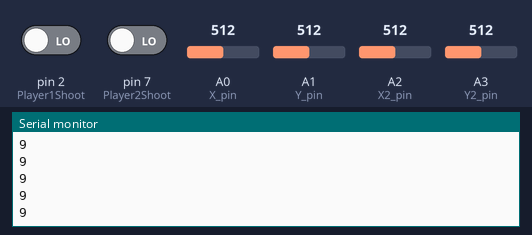
The sketch below on a simulated Arduino Uno, built with avr-gcc and run on an emulated ATmega328P. Parts: the last lines printed to the serial monitor. Inputs (shaded band) come from the test bench; at power-on: A0 (X_pin) = 512, A1 (Y_pin) = 512, A2 (X2_pin) = 512, A3 (Y2_pin) = 512, pin 2 (Player1Shoot) LOW, pin 7 (Player2Shoot) LOW.

Above: at 1.2 s.
1.3 s: A0 (X_pin) set to 610
At 2.3 s:
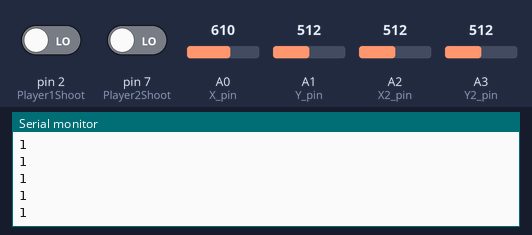
2.8 s: A1 (Y_pin) set to 610
At 3.5 s:
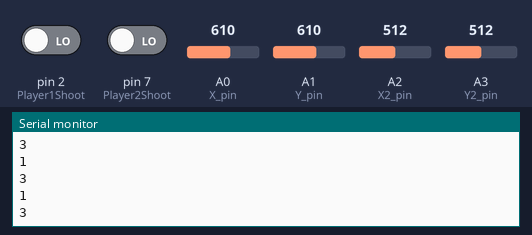
4.3 s: A2 (X2_pin) set to 610
At 5.0 s:
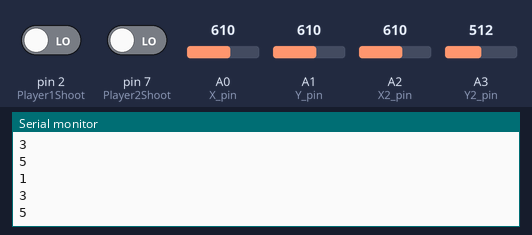
5.8 s: A3 (Y2_pin) set to 610
At 6.9 s:
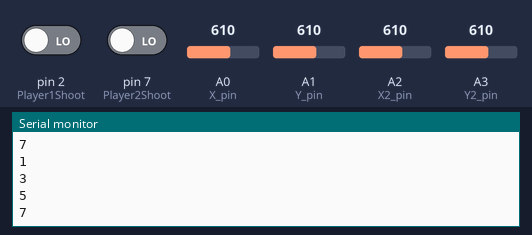
7.3 s: pin 2 (Player1Shoot) driven HIGH
8.8 s: pin 7 (Player2Shoot) driven HIGH
Timing chart, 0 to 11.3 s (numbered marks = the images above; inputs shaded):
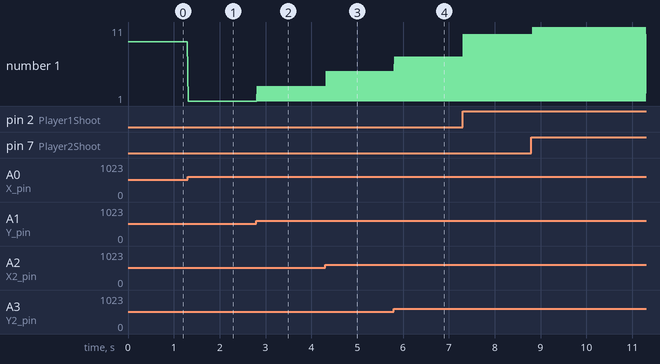

Measured:
- after the input at 1.3 s, the serial monitor: prints a new line at once (image 1)
- after the input at 2.8 s, the serial monitor: prints a new line at once (image 2)
- after the input at 4.3 s, the serial monitor: prints a new line at once (image 3)
- after the input at 5.8 s, the serial monitor: prints a new line at once (image 4)
- plotted number 1: 9 → 1 after the input at 1.3 s, 1 → 5 after the input at 4.3 s, 5 → 7 after the input at 5.8 s

The sketch:

JoystickTest.ino
```cpp
// Arduino pin numbers
const int X_pin = 0; // analog pin connected to first X output
const int Y_pin = 1; // analog pin connected to first Y output
const int X2_pin = 2; // analog pin connected to second X output
const int Y2_pin = 3; // analog pin conected to second Y output
int Player1Shoot = 2;
int Player2Shoot = 7;

int valP1 = 0;
int valP2 = 0;

int buttonState = 0;

void setup() {
  pinMode(Player1Shoot, INPUT);
  pinMode(Player2Shoot, INPUT);
  Serial.begin(9600);
}

void loop() {
  valP1 = digitalRead(Player1Shoot);
  valP2 = digitalRead(Player2Shoot);
  int Eje_XP1 = analogRead(X_pin);
  int Eje_YP1 = analogRead(Y_pin);
  int Eje_XP2 = analogRead(X2_pin);
  int Eje_YP2 = analogRead(Y2_pin);
  int NUM = 0;
  if (Eje_XP1 > 600) {
    Serial.println(1);
    NUM++;
    }
  if (Eje_XP1 < 400){
    Serial.println(2);
    NUM++;
    }
  if (Eje_YP1 > 600) {
    Serial.println(3);
    NUM++;
    }
  if (Eje_YP1 < 400){
    Serial.println(4);
    NUM++;
    }
  if (valP1 == 1){
    Serial.println(10);
    NUM++;
    }
  if (Eje_XP2 > 600) {
    Serial.println(5);
    NUM++;
    }
  if (Eje_XP2 < 400){
    Serial.println(6);
    NUM++;
    }
  if (Eje_YP2 > 600) {
    Serial.println(7);
    NUM++;
    }
  if (Eje_YP2 < 400){
    Serial.println(8);
    NUM++;
    }
  if (valP2 == 1){
    Serial.println(11);
    NUM++;
    }
  if (NUM == 0){
    Serial.println(9);
    }
  delay(20);
}
```
